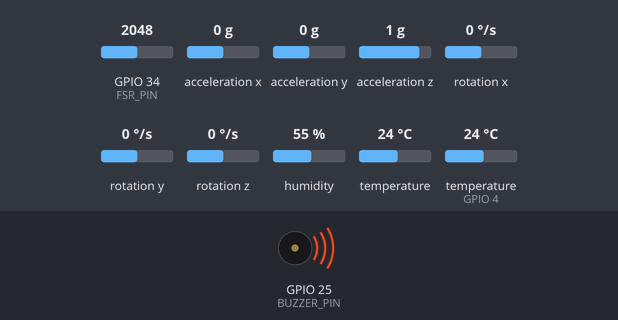
This sketch was run on a simulated ESP32. Shown: buzzer (waves = sounding). The test bench sets the inputs (shaded band); at power-on: rotation x 0 °/s, GPIO 34 (FSR_PIN) = 2048, acceleration x 0 g, acceleration y 0 g, acceleration z 1 g, rotation y 0 °/s, rotation z 0 °/s, humidity 55 %, temperature 24 °C, temperature (sensor on GPIO 4) 24 °C. Storage starts empty; what the sketch prints to the serial monitor is not drawn.

Above: at 3.3 s.
3.4 s: rotation x set to -192 °/s
At 4.3 s:
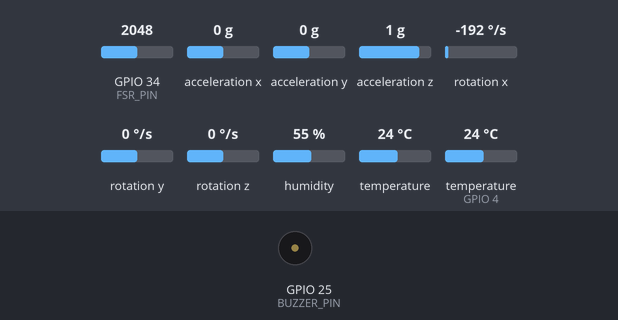
Timing chart, 0 to 12.9 s (numbered marks = the images above; inputs shaded):
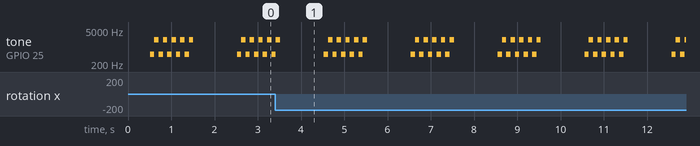

The sketch:

gyro_accl3.ino
```cpp
// (licence header left out)
#include <Arduino.h>
#include <Adafruit_MPU6050.h>
#include <Adafruit_Sensor.h>
#include "SPIFFS.h"
#include "DHT.h"

//PINS
#define FSR_PIN 34
#define DHT_PIN 4
#define BUZZER_PIN 25
#define DHT_TYPE DHT22

// Timer variables
unsigned long lastTime = 0;
unsigned long lastTimeTemperature = 0;
unsigned long sampleDelay = 500;
unsigned long temperatureDelay = 10000;

// Create a sensor object
Adafruit_MPU6050 mpu;

sensors_event_t a, g, temp;

float gyroX, gyroY, gyroZ;
float accX, accY, accZ;
float lastGyroX, lastGyroY, lastGyroZ;
float lastAccX, lastAccY, lastAccZ;
float temperature;

//Gyroscope sensor deviation
float gyroXerror = 0.07;
float gyroYerror = 0.03;
float gyroZerror = 0.01;

//FSR
int fsrValue = 0;
int fsrThreshold = 500;

//Buzzer
int freq = 0;
int channel = 0;
int resolution = 8;

DHT dht(DHT_PIN, DHT_TYPE);

// Init MPU6050
void initMPU(){
  if (!mpu.begin()) {
    Serial.println("Failed to find MPU6050 chip");
    while (1) {
      delay(10);
    }
  }
  Serial.println("MPU6050 Found!");
}

void initSPIFFS() {
  if (!SPIFFS.begin()) {
    Serial.println("An error has occurred while mounting SPIFFS");
  }
  Serial.println("SPIFFS mounted successfully");
}

void getreadings(){
  mpu.getEvent(&a, &g, &temp);

  lastAccX = accX;
  lastAccY = accY;
  lastAccZ = accZ;
  accX = a.acceleration.x;
  accY = a.acceleration.y;
  accZ = a.acceleration.z;

  lastGyroX = gyroX;
  lastGyroY = gyroY;
  lastGyroZ = gyroZ;
  gyroX = g.gyro.x;
  gyroY = g.gyro.y;
  gyroZ = g.gyro.z;

  if ((millis() - lastTimeTemperature) > temperatureDelay) {
//    Serial.print("Temperature: ");
//    Serial.println(getTemperature().c_str());
    lastTimeTemperature = millis();
  }
}

String getTemperature(){
  mpu.getEvent(&a, &g, &temp);
  temperature = temp.temperature;
  return String(temperature);
}

void setup() {
  Serial.begin(115200);
  initSPIFFS();
  initMPU();
  dht.begin();
//  pinMode(BUZZER_PIN,OUTPUT);
  ledcSetup(channel, freq, resolution);
  ledcAttachPin(BUZZER_PIN, channel);
}

void loop() {
  if ((millis() - lastTime) > sampleDelay) {
    // Send Events to the Web Server with the Sensor Readings
    getreadings();
    fsrValue = analogRead(FSR_PIN);
    if (fsrValue>fsrThreshold) {
      Serial.println(fsrValue);
    }
//    Serial.println(abs(gyroX));
    if (abs(lastGyroX-gyroX)>1 || abs(lastGyroY-gyroY)>1 || abs(lastGyroZ-gyroZ)>1) {
      Serial.println("Gyroscope: ");
      Serial.println(abs(lastGyroX-gyroX));
      Serial.println(abs(lastGyroY-gyroY));
      Serial.println(abs(lastGyroZ-gyroZ));
    }

//    Serial.println(abs(accX));
    if (abs(lastAccX-accX)>1 || abs(lastAccY-accY)>1 || abs(lastAccZ-accZ)>1) {
      Serial.println("Acceleration: ");
      Serial.println(abs(lastAccX-accX));
      Serial.println(abs(lastAccY-accY));
      Serial.println(abs(lastAccZ-accZ));
    }
    lastTime = millis();

    float h = dht.readHumidity();
    // Read temperature as Celsius (the default)
    float t = dht.readTemperature();

    // Check if temperature read failed.
    if (isnan(t) || isnan(h)) {
      Serial.println(F("Failed to read from DHT sensor!"));
      return;
    }
    // Compute heat index in Celsius (isFahreheit = false)
    float hic = dht.computeHeatIndex(t, h, false);
    Serial.print("Current temperature: ");
    Serial.println(t);
    Serial.print("Current humidity: ");
    Serial.println(h);
    Serial.print("Current heat index: ");
    Serial.println(hic);

    for(int i=0; i<5; i++){
//      tone(BUZZER_PIN, 500); // tone() is the main function to use with a buzzer, it takes 2 or 3 parameteres (buzzer pin, sound frequency, duration)
      ledcWriteTone(channel, 500);
      delay(100);
//      tone(BUZZER_PIN, 2000); // You can also use noTone() to stop the sound it takes 1 parametere which is the buzzer pin
      ledcWriteTone(channel, 2000);
      delay(100);
    }
//    noTone(BUZZER_PIN);
    ledcWriteTone(channel, 0);
    delay(1000);
  }
}
```

Measured:
- by itself, tone on GPIO 25 (BUZZER_PIN): repeats every 2.0 s: silent 1.0 s, 5 × (500 Hz 0.10 s, 2000 Hz 0.10 s)
